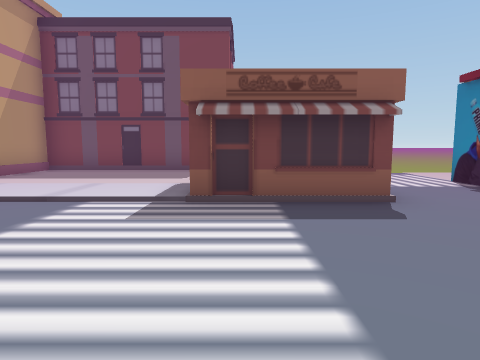
[1] (above)

17 first-person views from a walk through a 3-D level made in the Unity game engine. The camera is 1.4 m above the floor, tilts 6° down and sees 75° across. The floor is counted in squares, 2 m on a side. Each view is taken from the middle of a square. On the plan, view 1 faces up. The plan holds only what a view shows up to about 10 squares ahead; the rest is blank. The place goes on beyond the plan. The player is left out. Some animated figures are left out.

[2]
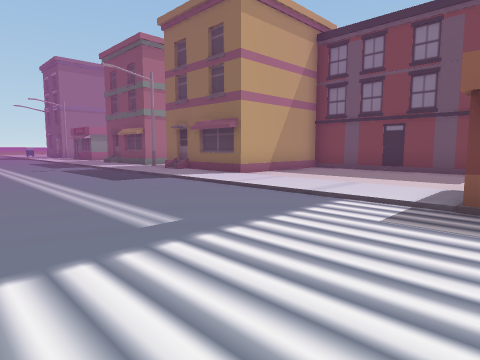

[3]
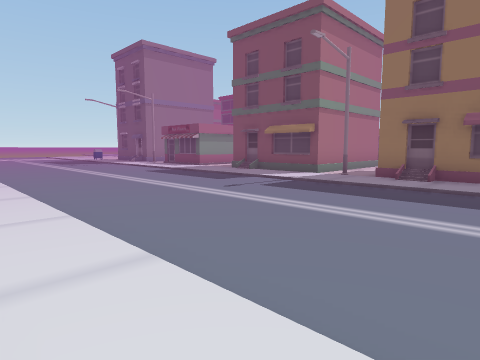

[4]
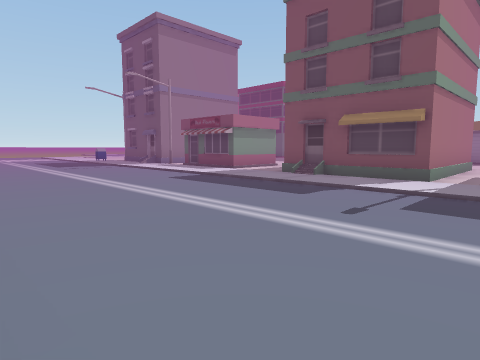

[5]
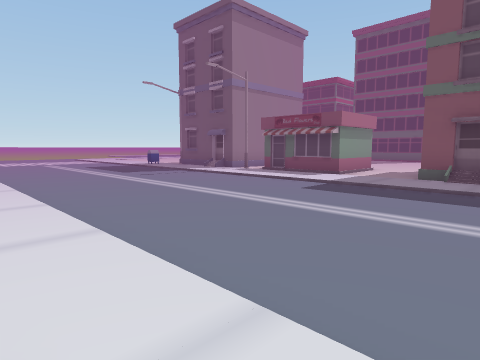

[6]
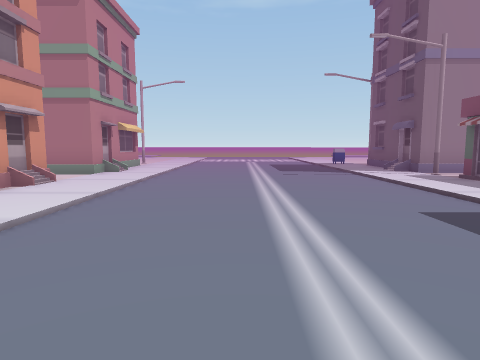

[7]
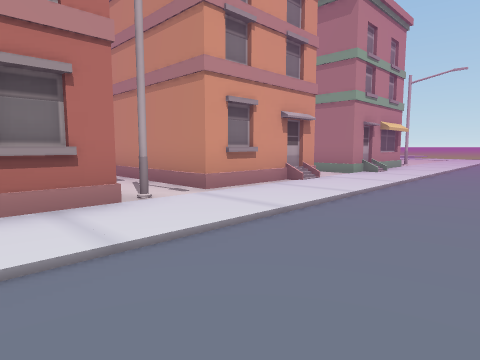

[8]
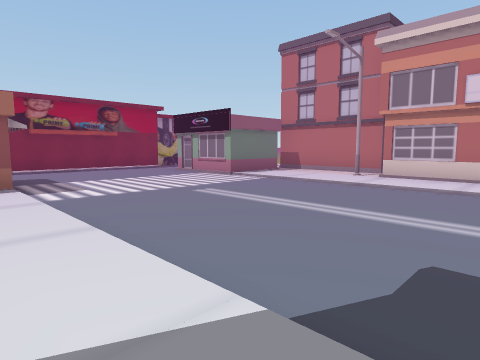

[9]
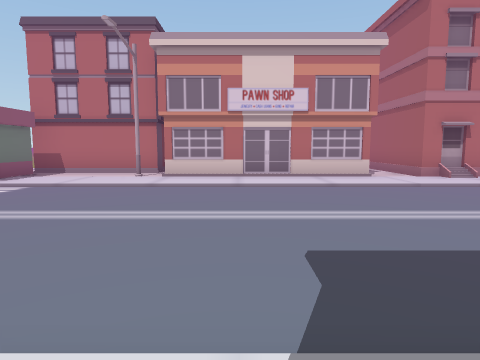

[10]
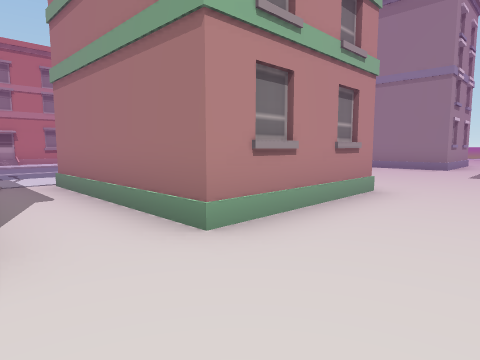

[11]
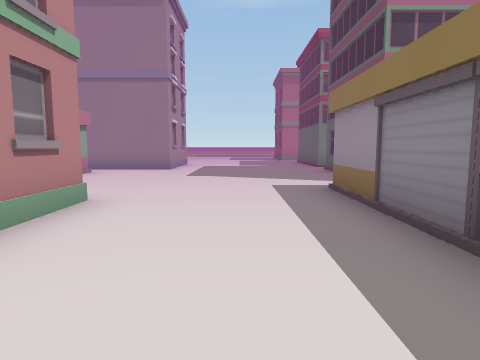

[12]
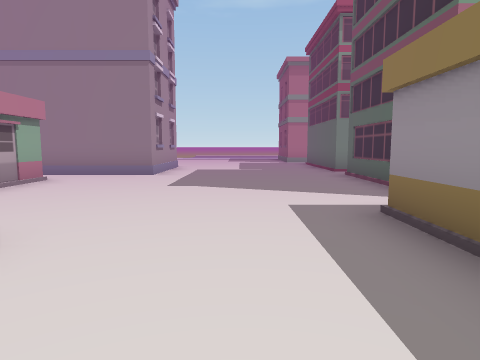

[13]
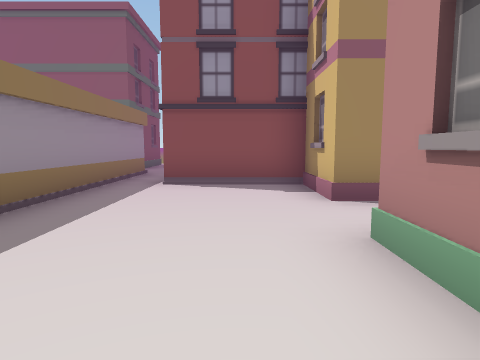

[14]
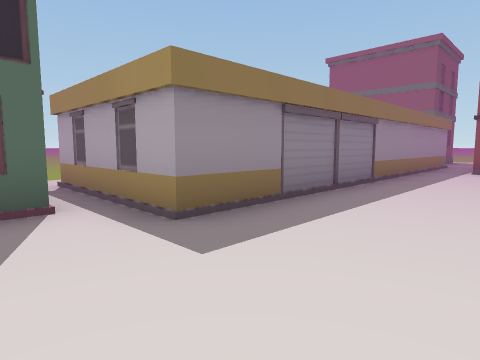

[15]
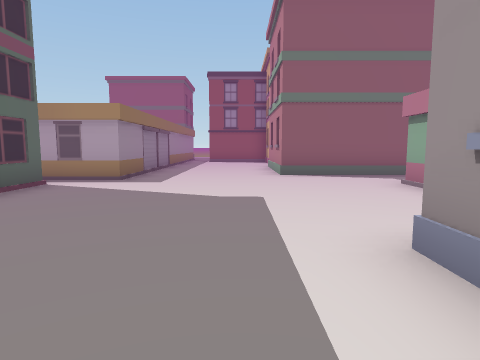

[16]
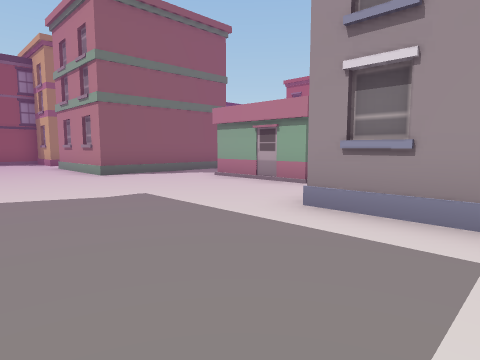

[17]
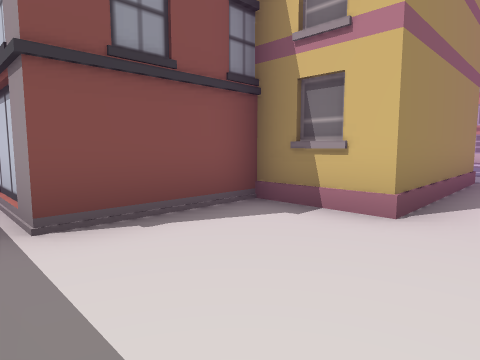

### Floor plan
Key: @ floor where view 1 was taken; # wall or solid block; . main floor; : floor 0.25 m higher than the main floor; / step, stairs or slope; B building; S streetlight; O other object.
Columns run from 22 left of view 1 to 6 right of it. Each row starts with its distance up from view 1.
 20        .
 19        .
 18  BB    .
 17   B    #
 16   B    #
 15 ########
 14 .......###########.
 13 ...................
 12 ...............###
 11 ...............#
 10 #B......####..##           ..
  9   #.....#  #.## ######     ..
  8   #.###.#  #.#  #.....    ..
  7   # # #.# ##.# ##.....   ...
  6 B##S#B#.###BS###B.....   ..#
  5 :/::::::::::::/:::::::   ..
  4 //////////////////////#B#.
  3 ..........................#
  2 ..........................B
  1 ..........................B
  0 ......................@..
 -1 //////////////////////O#
 -2 ::/::::::::/::::::::::
 -3 B##.##B#SB##.B#####S..
 -4   #    #.         #####
 -5        #          #
 -6        #

Positions as (right, up) in squares from view 1, and headings:
1: (0, 0), facing up
2: (0, 0), facing up-left
3: (-6, -2), facing up-left
4: (-9, -1), facing up-left
5: (-12, -2), facing up-left
6: (-12, 1), facing left
7: (-12, 1), facing down-left
8: (-7, 5), facing down-right
9: (-6, 5), facing down
10: (-9, 12), facing down-left
11: (-10, 12), facing left
12: (-12, 12), facing left
13: (-13, 11), facing right
14: (-17, 11), facing up-right
15: (-22, 11), facing right
16: (-22, 13), facing down-right
17: (-10, 13), facing down-right
